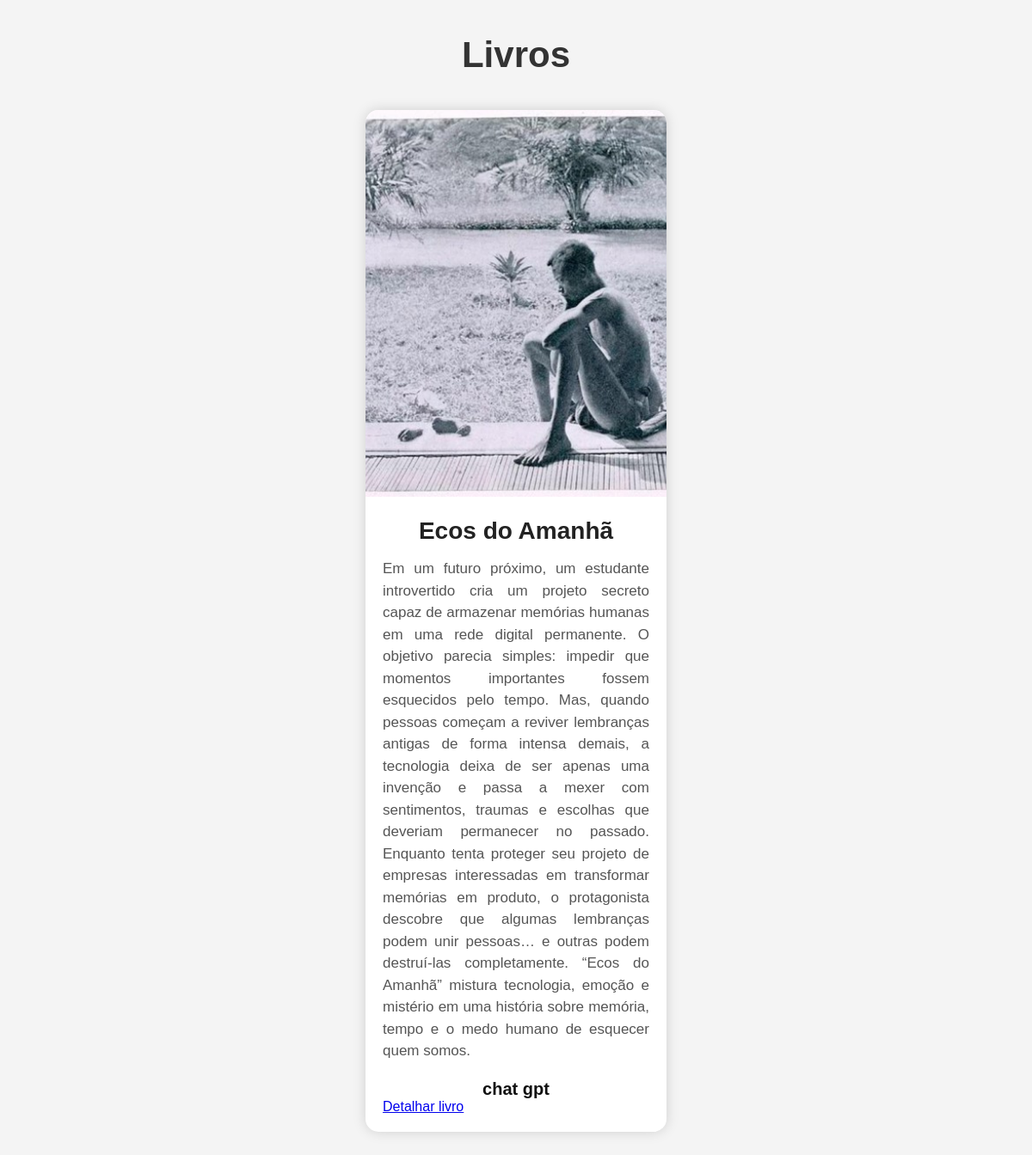
/obras (signed in), run on the app's committed database.
### model/livroModel.py (models this page shows)
class LivroModel(db.Model):
    __tablename__="livros"
    id=db.Column(db.Integer,primary_key=True)
    titulo=db.Column(db.String,nullable=False)
    autor=db.Column(db.String,nullable=False)
    descricao=db.Column(db.String,nullable=False)
    caminhoImagem=db.Column(db.String,nullable=False,unique=True)
    quantPag=db.Column(db.Integer,nullable=False)
    idUsuario = db.Column(
        db.Integer,
        db.ForeignKey("usuarios.id"),
        nullable=False
    )

### app.py (the view)
@app.route("/obras")
def obras():
    idUsuario=session.get("user_id")
    livros=controllerLivro.getLivrosAutor(idUsuario)
    return render_template("obras.html",livros=livros)

### controller/controllerLivro.py (called while the page is built)
    def getLivrosAutor(self,idUsuario):
        livros=LivroModel.query.filter_by(idUsuario=idUsuario).all()
        return livros

### templates/obras.html (shortened to what this page needs)
<!DOCTYPE html>
<html lang="pt-br">
<head>
</head>
<body>
    <h1>Livros</h1>
    <div class="pai">
        {% if livros %}
            {% for livro in livros %}
                <div class="filha">
                    <img
                        src="{{ livro.caminhoImagem }}"
                        alt="imagem do livro"
                    >
                    <div class="conteudo">
                        <p class="titulo">
                            {{ livro.titulo }}
                        </p>
                        <p class="descricao">
                            {{ livro.descricao }}
                        </p>
                        <p class="autor">
                            {{ livro.autor }}
                        </p>
                        <a href="{{url_for('menuLivro',idLivro=livro.id)}}">Detalhar livro</a>
                    </div>
                </div>
            {% endfor %}
        {% else %}
            <p class="vazio">
                Nenhum livro cadastrado.
            </p>
        {% endif %}
    </div>
</body>
</html>

### templates/obras.html (style rules this page uses)
* { margin:0; padding:0; box-sizing:border-box; }
body { font-family:Arial, Helvetica, sans-serif; background-color:#f4f4f4; padding:40px; }
h1 { text-align:center; margin-bottom:40px; font-size:42px; color:#333; }
.pai { display:flex; flex-wrap:wrap; justify-content:center; gap:30px; }
.filha { width:350px; background-color:white; border-radius:15px; overflow:hidden; box-shadow:0px 0px 15px rgba(0,0,0,0.15); transition:0.3s; }
.filha img { width:100%; height:450px; object-fit:cover; }
.conteudo { padding:20px; }
.titulo { font-size:28px; font-weight:bold; text-align:center; color:#222; }
.descricao { margin-top:15px; font-size:17px; color:#555; text-align:justify; line-height:1.5; }
.autor { margin-top:20px; text-align:center; font-size:20px; font-weight:bold; color:#111; }

### data on the page
LivroModel: caminhoImagem (picture), titulo "Ecos do Amanhã", descricao "Em um futuro próximo, um estudante introvertido cria um projeto secreto capaz de armazenar memórias humanas em uma rede digital permanente. O objetivo parecia simples: impedir que momentos importantes fossem esquecidos pelo tempo. Mas, quando pessoas começam a reviver lembranças antigas de forma intensa demais, a tecnologia deixa de ser apenas uma invenção e passa a mexer com sentimentos, traumas e escolhas que deveriam permanecer no passado. Enquanto tenta proteger seu projeto de empresas interessadas em transformar memórias em produto, o protagonista descobre que algumas lembranças podem unir pessoas… e outras podem destruí-las completamente. “Ecos do Amanhã” mistura tecnologia, emoção e…", autor "chat gpt"
